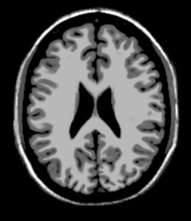
%> input picture assignments/assign2/T1.jpg, 191 x 221 px, shrunk from 460 x 532 before the run
$ octave q6.m   (GNU Octave 9; MATLAB toolbox functions it lacks are replaced by stand-ins)
%> lines starting %> are read from the running program, lines starting %| are printed output that depends on the picture
clc;clear;

cor_cof = zeros(21,1);
quadMutInf = zeros(21,1);
image1 = double(imread('T1.jpg'));
%> image1: size 221x191 double; min 0, max 255, mean 68.3; mean of the top-left, top-right, bottom-left and bottom-right quarters 69.9, 70.3, 67.1, 66
image2 = double(imread('T2.jpg'));
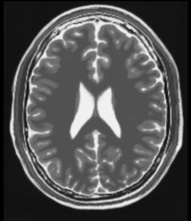
%> input picture assignments/assign2/T2.jpg, 191 x 221 px, shrunk from 460 x 532 before the run
%> image2: size 221x191 double; min 0, max 246, mean 82.7; mean of the top-left, top-right, bottom-left and bottom-right quarters 81, 86.1, 80.7, 83
i=1;
[rs,cs] = size(image2);
%> rs = 221; cs = 191
x = (-10:10);
for tx=-10:10
    shift_image2 = imtranslate(image2,[tx,0]);  % shifting the image
    if tx<0
        shift_image2(:,cs+tx+1:cs) = 0;
    elseif tx>0
        shift_image2(:,1:tx) = 0;
    end
    corr = corrcoef(image1(:),shift_image2(:));  % computing correlation coficient
    cor_cof(i) = corr(1,2);
    val=joint_histogram(floor(image1/10),floor(shift_image2/10));
    m1 = marginal_1(val);
    m2 = marginal_2(val);
    quadMutInf(i) = quad_mut_ind(val,m1,m2);  % computing Quadratic Mutual Information
    i = i+1;
end
%> this loop made 21 passes
%> (corr, quadMutInf in quad_mut_ind) on passes 1 to 12: ([1 0.336; 0.336 1], 0.0186), ([1 0.333; 0.333 1], 0.0204), ([1 0.332; 0.332 1], 0.0227), ([1 0.329; 0.329 1], 0.0253), ([1 0.32; 0.32 1], 0.0282), ([1 0.3; 0.3 1], 0.0312), ([1 0.267; 0.267 1], 0.0343), ([1 0.224; 0.224 1], 0.0378), ([1 0.177; 0.177 1], 0.0414), ([1 0.141; 0.141 1], 0.0448), ([1 0.137; 0.137 1], 0.0451), ([1 0.169; 0.169 1], 0.042)
%> pass 1, `shift_image2 = imtranslate(image2,[tx,0]);`:
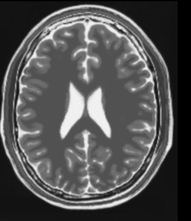
%> shift_image2: size 221x191 double; min 0, max 246, mean 82.1
%> after the loop:
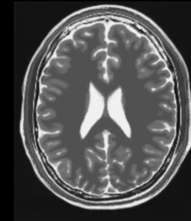
%> shift_image2: size 221x191 double; min 0, max 246, mean 81.8
%> after the loop, cor_cof = 21 values, max 0.337 at index 21, min 0.137 at index 11, mean 0.277; i = 22; quadMutInf = 21 values, max 0.0451 at index 11, min 0.0172 at index 21, mean 0.0299

plot(x,cor_cof,'b')
xlabel('tx');
ylabel('r(x,y)');
title('correlation cofficient vs tx');
%> figure, not shown here; curve peaks at x = 10, y = 0.337
saveas(gcf,'cor_cof1.png')
pause(1);
plot(x,quadMutInf,'r')
xlabel('tx');
ylabel('QMI(x,y)');
title('quadratic mutual independence vs tx');
%> figure, not shown here; curve peaks at x = 0, y = 0.0451
saveas(gcf,'quadMutInf1.png')
pause(1);

cor_cof2 = zeros(21,1);
quadMutInf2 = zeros(21,1);
i=1;
rev_image1 = 255-image1;
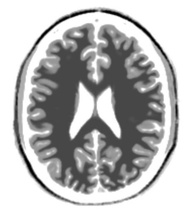
%> rev_image1: size 221x191 double; min 0, max 255, mean 186.7

% repeating same steps

for tx=-10:10
    shift_rev_image1 = imtranslate(rev_image1,[tx,0]);
    if tx<0
        shift_rev_image1(:,cs+tx+1:cs) = 0;
    elseif tx>0
        shift_rev_image1(:,1:tx) = 0;
    end
    corr = corrcoef(image1(:),shift_rev_image1(:));
    cor_cof2(i) = corr(1,2);
    val2=joint_histogram(floor(image1/10),floor(shift_rev_image1/10));
    m1 = marginal_1(val2);
    m2 = marginal_2(val2);
    quadMutInf2(i) = quad_mut_ind(val2,m1,m2);
    i = i+1;
end
%> this loop made 21 passes
%> (corr, quadMutInf in quad_mut_ind) on passes 1 to 12: ([1 -0.283; -0.283 1], 0.0202), ([1 -0.319; -0.319 1], 0.0229), ([1 -0.362; -0.362 1], 0.0264), ([1 -0.414; -0.414 1], 0.0309), ([1 -0.478; -0.478 1], 0.0362), ([1 -0.552; -0.552 1], 0.0426), ([1 -0.638; -0.638 1], 0.0501), ([1 -0.735; -0.735 1], 0.0594), ([1 -0.841; -0.841 1], 0.0703), ([1 -0.94; -0.94 1], 0.0828), ([1 -1; -1 1], 0.0967), ([1 -0.94; -0.94 1], 0.0829)
%> pass 1, `shift_rev_image1 = imtranslate(rev_image1,[tx,0]);`:
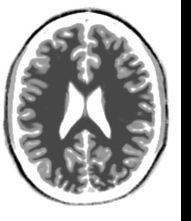
%> shift_rev_image1: size 221x191 double; min 0, max 255, mean 173.3
%> after the loop:
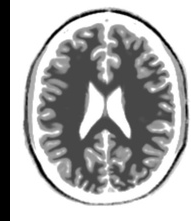
%> shift_rev_image1: size 221x191 double; min 0, max 255, mean 173.3; mean of the top-left, top-right, bottom-left and bottom-right quarters 167.1, 175.9, 170.3, 179.8
%> after the loop, cor_cof2 = 21 values, max -0.283 at index 21, min -1 at index 11, mean -0.577; quadMutInf2 = 21 values, max 0.0967 at index 11, min 0.02 at index 21, mean 0.0467

plot(x,cor_cof2,'b')
xlabel('tx');
ylabel('r(x,y)');
title('correlation cofficient vs tx');
%> figure, not shown here; curve peaks at x = 10, y = -0.283
saveas(gcf,'cor_cof2.png')
pause(1);
plot(x,quadMutInf2,'r')
xlabel('tx');
ylabel('QMI(x,y)');
title('quadratic mutual independence vs tx');
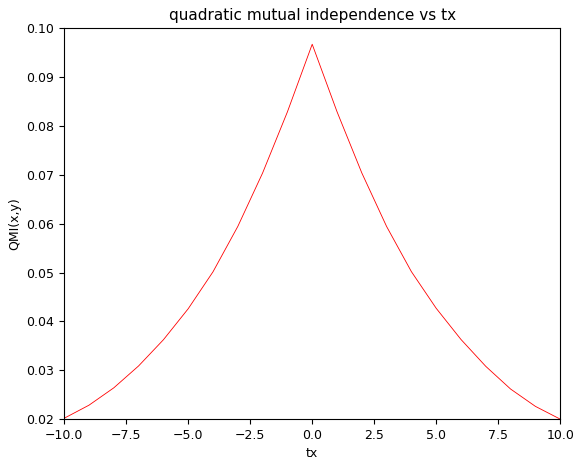
%> figure redrawn from the program's plot data; curve peaks at x = 0, y = 0.0967
saveas(gcf,'quadMutInf2.png')
pause(1);

function val=marginal_2(val)
    val=sum(val,1);
end


function val=marginal_1(val)
    val=sum(val,2);
end


function quadMutInf=quad_mut_ind(val,marginal1,marginal2)
    quadMutInf_arr = (val-marginal1*marginal2).^2;
    quadMutInf = sum(sum(quadMutInf_arr));
end

function val=joint_histogram(x,y)  % finding joint_histogram
rows = size(x,1);
cols = size(y,2);
N=26;
val=zeros(N,N);
for i=1:rows
  for j=1:cols
    val(x(i,j)+1,y(i,j)+1)= val(x(i,j)+1,y(i,j)+1)+1;
  end
end
val = double(val);
m = sum(sum(val));
val = val/m;
end
